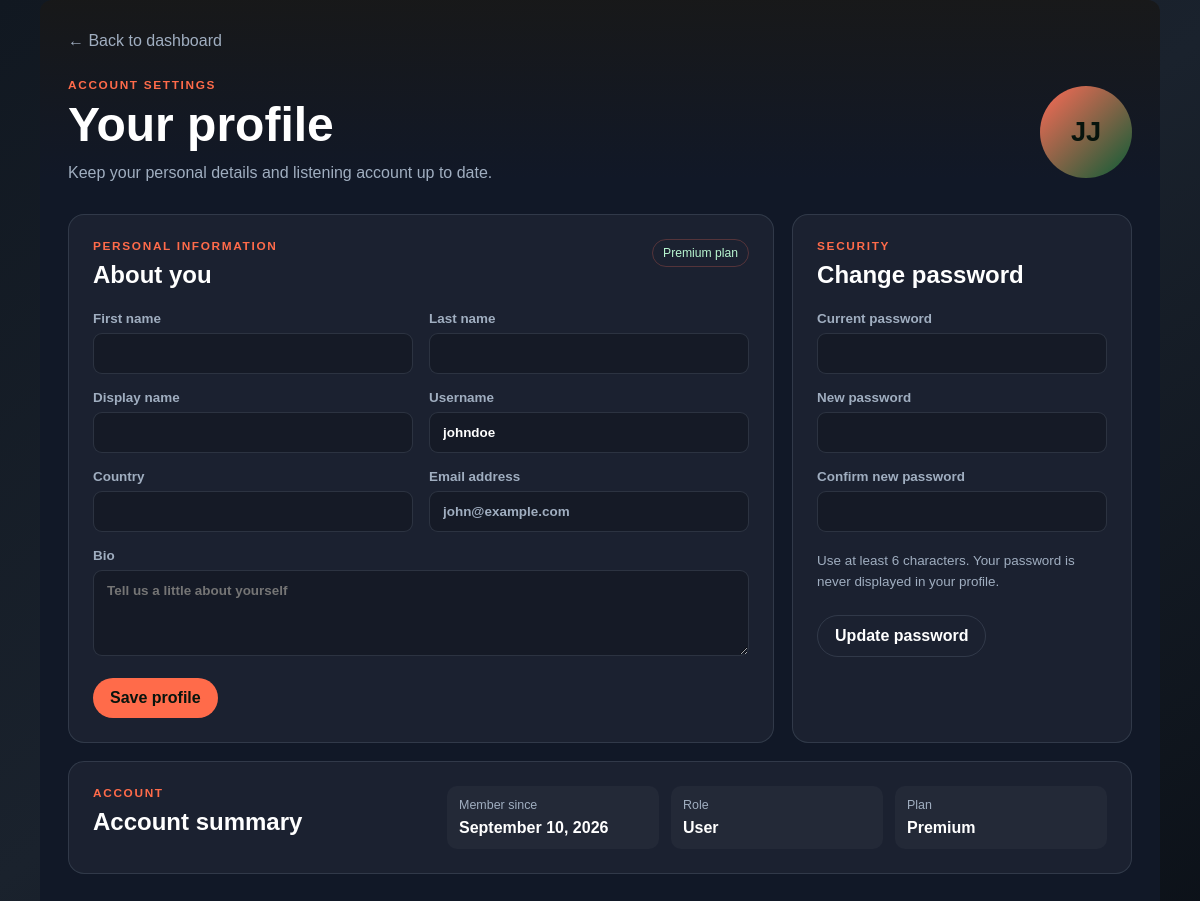
Screenshot of /backend/profile.php (signed in) with the database file from the repository.
### tables this page shows
CREATE TABLE `users` (
  `user_id` int NOT NULL,
  `username` varchar(50) NOT NULL,
  `email` varchar(100) NOT NULL,
  `password_hash` varchar(255) NOT NULL,
  `first_name` varchar(80) DEFAULT NULL,
  `last_name` varchar(80) DEFAULT NULL,
  `display_name` varchar(80) DEFAULT NULL,
  `country` varchar(100) DEFAULT NULL,
  `bio` text,
  `avatar_url` varchar(500) DEFAULT NULL,
  `subscription_type` enum('free','premium') DEFAULT 'free',
  `role` enum('user','admin') DEFAULT 'user',
  `created_at` timestamp NOT NULL DEFAULT CURRENT_TIMESTAMP
);

### backend/functions.php (called while the page is built, shortened)
<?php
function e(?string $value): string
{
    return htmlspecialchars($value ?? '', ENT_QUOTES, 'UTF-8');
}

### backend/profile.php (the view, shortened to what this page needs)
<?php
require_once __DIR__ . '/functions.php';
$userId = requireUser();
$stmt = $pdo->prepare('SELECT user_id, username, email, first_name, last_name, display_name, country, bio, subscription_type, role, created_at FROM users WHERE user_id = :user_id LIMIT 1');
$stmt->execute(['user_id' => $userId]);
$user = $stmt->fetch();
$displayName = $user['display_name'] ?: $user['username'];
$initials = strtoupper(substr(trim(($user['first_name'] ?: '') . ' ' . ($user['last_name'] ?: $displayName)), 0, 1));
$initials .= strtoupper(substr(trim(($user['last_name'] ?: $displayName)), 0, 1));
?>
<!doctype html>
<html lang="en">
<head>
    <link rel="stylesheet" href="../frontend/user-dashbord.css">
    <link rel="stylesheet" href="../frontend/profile.css">
</head>
<body>
    <main class="main-content page profile-page">
        <p class="profile-back"><a href="user-dashbord.php" data-dashboard-link>&larr; Back to dashboard</a></p>
        <header class="profile-heading">
            <div>
                <p class="profile-eyebrow">Account settings</p>
                <h1>Your profile</h1>
                <p class="profile-subtitle">Keep your personal details and listening account up to date.</p>
            </div>
            <div class="profile-avatar" aria-hidden="true"><?php echo e($initials); ?></div>
        </header>
        <section class="profile-grid">
            <form class="profile-card" method="post" action="profile_actions.php" data-dashboard-form>
                <div class="profile-card-heading">
                    <div><p class="profile-eyebrow">Personal information</p><h2>About you</h2></div>
                    <span class="profile-status"><?php echo e(ucfirst($user['subscription_type'])); ?> plan</span>
                </div>
                <div class="profile-fields two-column">
                    <label>First name<input name="first_name" value="<?php echo e($user['first_name']); ?>" autocomplete="given-name" maxlength="80"></label>
                    <label>Last name<input name="last_name" value="<?php echo e($user['last_name']); ?>" autocomplete="family-name" maxlength="80"></label>
                    <label>Display name<input name="display_name" value="<?php echo e($user['display_name']); ?>" autocomplete="nickname" maxlength="80"></label>
                    <label>Username<input name="username" value="<?php echo e($user['username']); ?>" autocomplete="username" maxlength="50" required></label>
                    <label>Country<input name="country" value="<?php echo e($user['country']); ?>" autocomplete="country-name" maxlength="100"></label>
                    <label>Email address<input value="<?php echo e($user['email']); ?>" autocomplete="email" readonly></label>
                    <label class="full-width">Bio<textarea name="bio" rows="4" maxlength="500" placeholder="Tell us a little about yourself"><?php echo e($user['bio']); ?></textarea></label>
                </div>
                <button class="profile-primary" type="submit">Save profile</button>
            </form>
            <form class="profile-card" method="post" action="profile_actions.php" data-dashboard-form>
                <div class="profile-card-heading">
                    <div><p class="profile-eyebrow">Security</p><h2>Change password</h2></div>
                </div>
                <div class="profile-fields">
                    <label>Current password<input name="current_password" type="password" autocomplete="current-password" required></label>
                    <label>New password<input name="new_password" type="password" autocomplete="new-password" minlength="6" required></label>
                    <label>Confirm new password<input name="confirm_password" type="password" autocomplete="new-password" minlength="6" required></label>
                </div>
                <p class="profile-help">Use at least 6 characters. Your password is never displayed in your profile.</p>
                <button class="profile-secondary" type="submit">Update password</button>
            </form>
        </section>
        <section class="profile-card account-summary">
            <div><p class="profile-eyebrow">Account</p><h2>Account summary</h2></div>
            <dl>
                <div><dt>Member since</dt><dd><?php echo e(date('F j, Y', strtotime($user['created_at']))); ?></dd></div>
                <div><dt>Role</dt><dd><?php echo e(ucfirst($user['role'])); ?></dd></div>
                <div><dt>Plan</dt><dd><?php echo e(ucfirst($user['subscription_type'])); ?></dd></div>
            </dl>
        </section>
    </main>
</body>
</html>

### frontend/user-dashbord.css (style rules this page uses)
:root { --bg-black: #0A0F1F; --bg-dark-grey: #111827; --bg-light-grey: #1c2638; --bg-card: #151f31; --text-white: #ffffff; --text-muted: #A0AEC0; --accent: #FF6B4A; --secondary-accent: #FF9966; --bg-soft: #182338; --border: rgba(180, 202, 225, 0.14); }
* { margin: 0; padding: 0; box-sizing: border-box; font-family: 'Space Grotesk', 'Avenir Next', sans-serif; }
html, body { height: 100%; }
body { background: linear-gradient(145deg, #111821 0%, #1a222d 48%, #0b1017 100%); color: var(--text-white); display: flex; flex-direction: column; overflow: hidden; }
button, a { font: inherit; }
.main-content #dashboard-view a, .main-content.page a { color: inherit; }
.main-content { flex: 1; background: linear-gradient(180deg, rgba(24, 24, 24, 0.9) 0%, var(--bg-dark-grey) 18%, var(--bg-dark-grey) 100%); border-radius: 12px; overflow-y: auto; padding: 16px 24px 120px; }
.main-content.page { max-width: 1500px; margin: 0 auto; }

### frontend/profile.css (style rules this page uses)
.profile-page { width: min(100%, 1120px); margin: 0 auto; padding: 32px 28px 120px; }
.profile-back { margin: 0 0 28px; }
.profile-back a { color: var(--text-muted) !important; text-decoration: none; }
.profile-heading { display: flex; align-items: center; justify-content: space-between; gap: 24px; margin-bottom: 28px; }
.profile-heading h1, .profile-card h2 { margin: 0; }
.profile-heading h1 { font-size: clamp(2rem, 4vw, 3.3rem); line-height: 1.05; }
.profile-eyebrow { margin: 0 0 8px; color: var(--accent); font-size: .74rem; font-weight: 800; letter-spacing: .14em; text-transform: uppercase; }
.profile-subtitle, .profile-help { color: var(--text-muted); line-height: 1.6; }
.profile-subtitle { margin: 10px 0 0; }
.profile-avatar { display: grid; flex: 0 0 auto; width: 92px; height: 92px; place-items: center; border-radius: 50%; background: linear-gradient(135deg, #ff6b57, #0b5c36); color: #07140d; font-size: 1.7rem; font-weight: 900; }
.profile-grid { display: grid; grid-template-columns: minmax(0, 1.35fr) minmax(280px, .65fr); gap: 18px; }
.profile-card { padding: 24px; border: 1px solid var(--border); border-radius: 16px; background: rgba(255, 255, 255, .045); }
.profile-card-heading { display: flex; align-items: flex-start; justify-content: space-between; gap: 14px; margin-bottom: 22px; }
.profile-status { padding: 6px 10px; border: 1px solid rgba(255, 107, 87, .25); border-radius: 999px; color: #b9f7d1; font-size: .76rem; white-space: nowrap; }
.profile-fields { display: grid; gap: 16px; }
.profile-fields.two-column { grid-template-columns: 1fr 1fr; }
.profile-fields label { display: grid; gap: 7px; color: var(--text-muted); font-size: .84rem; font-weight: 600; }
.profile-fields .full-width { grid-column: 1 / -1; }
.profile-fields input, .profile-fields textarea { width: 100%; padding: 12px 13px; border: 1px solid var(--border); border-radius: 9px; outline: none; background: rgba(0, 0, 0, .2); color: var(--text-white); font: inherit; resize: vertical; }
.profile-fields input[readonly] { color: var(--text-muted); cursor: not-allowed; }
.profile-primary, .profile-secondary { margin-top: 22px; padding: 11px 17px; border: 0; border-radius: 999px; font-weight: 800; cursor: pointer; }
.profile-primary { background: var(--accent); color: #07140d; }
.profile-secondary { border: 1px solid var(--border); background: transparent; color: var(--text-white); }
.profile-help { margin: 18px 0 0; font-size: .84rem; }
.account-summary { display: grid; grid-template-columns: 1fr 2fr; gap: 24px; margin-top: 18px; }
.account-summary dl { display: grid; grid-template-columns: repeat(3, 1fr); gap: 12px; margin: 0; }
.account-summary dl div { padding: 12px; border-radius: 10px; background: rgba(255, 255, 255, .035); }
.account-summary dt { color: var(--text-muted); font-size: .78rem; }
.account-summary dd { margin: 7px 0 0; font-weight: 700; }

### rows the page displays
users: initials "JJ", subscription_type "Premium", username "johndoe", email "john@example.com", created_at "September 10, 2026", role "User"
